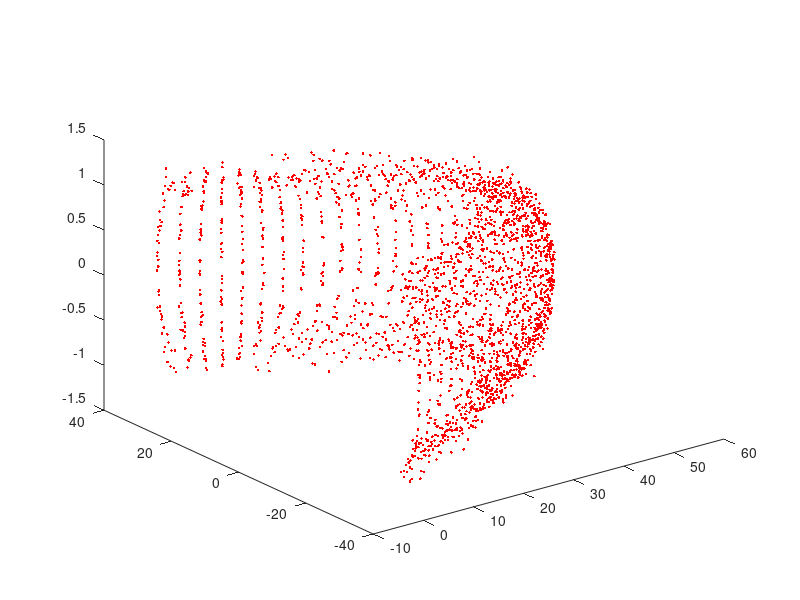
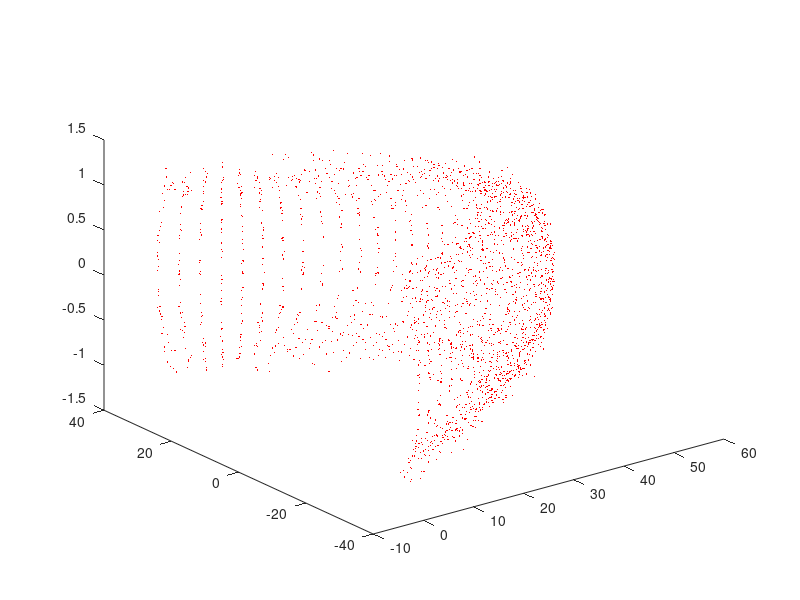

Source code (MATLAB) for these figures, in order: (Note: this script raises an error after producing the figures.)
clc
clear all
close all
%artitrary function
xx=@(u,v) cos((v/2)*pi/2)*cos((u/2)*pi);
yy=@(u,v) cos(((v/3)*pi/2))*sin(u/4)*pi;
zz=@(u,v) sin(v*pi/2);

%noise
sigma=0.1;
num_pts=50;
x_seg=10;%divide x into how many part
y_seg=10;%divide y into how many part
%artitrary points
[u,v]=meshgrid(linspace(-1,1,num_pts),linspace(1,-1,num_pts));
x = xx(u,v)+ normrnd(0,sigma,size(u));
y = yy(u,v)+ normrnd(0,sigma,size(u));
z = zz(u,v)+ normrnd(0,sigma,size(u));
figure(1)
%mesh(x,y,z);
plot3(x,y,z,'r.')
hold on

u=u(:);v=v(:);x=x(:) ; y=y(:); z=z(:);
figure(2)
plot3(x,y,z,'r.','Markersize',3)
hold on
% getsurf2(x_seg,y_seg,u,v,x,num_pts);
% getsurf2(x_seg,y_seg,u,v,y,num_pts);
% getsurf2(x_seg,y_seg,u,v,z,num_pts);
getsurf3d(x_seg,y_seg,u,v,x,y,z,num_pts);